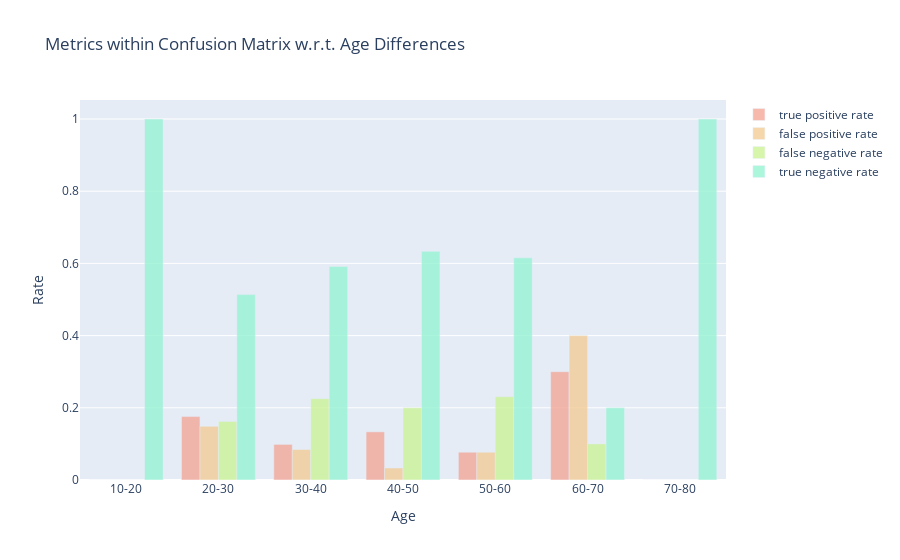

Here is the notebook cell this chart was saved with:
### Code cell
# visualize the results
fig = go.Figure()
fig.add_trace(go.Bar(
    x=list(tpr_age.keys()),
    y=list(tpr_age.values()),
    marker_color='#F3A291',
    opacity=0.75,
    name='true positive rate'
))
fig.add_trace(go.Bar(
    x=list(fpr_age.keys()),
    y=list(fpr_age.values()),
    marker_color='#F3CA91',
    opacity=0.75,
    name='false positive rate'
))
fig.add_trace(go.Bar(
    x=list(fnr_age.keys()),
    y=list(fnr_age.values()),
    marker_color='#CAF391',
    opacity=0.75,
    name='false negative rate'
))
fig.add_trace(go.Bar(
    x=list(tnr_age.keys()),
    y=list(tnr_age.values()),
    marker_color='#91F3D1',
    opacity=0.75,
    name='true negative rate'
))
fig.update_layout(
    title_text='Metrics within Confusion Matrix w.r.t. Age Differences',
    xaxis_title='Age',
    yaxis_title='Rate'
)
# fig.write_image('../results/separation-age.png', scale=2)
fig.show()

### Figure 1 — Plotly figure (JSON) as saved in the notebook; plotly's stock layout.template omitted (floating-point values rounded to 4 significant figures)
{"data": [{"marker": {"color": "#F3A291"}, "name": "true positive rate", "opacity": 0.75, "type": "bar", "x": ["10-20", "20-30", "30-40", "40-50", "50-60", "60-70", "70-80"], "y": [0, 0.1757, 0.09859, 0.1333, 0.07692, 0.3, 0]}, {"marker": {"color": "#F3CA91"}, "name": "false positive rate", "opacity": 0.75, "type": "bar", "x": ["10-20", "20-30", "30-40", "40-50", "50-60", "60-70", "70-80"], "y": [0, 0.1486, 0.08451, 0.03333, 0.07692, 0.4, 0]}, {"marker": {"color": "#CAF391"}, "name": "false negative rate", "opacity": 0.75, "type": "bar", "x": ["10-20", "20-30", "30-40", "40-50", "50-60", "60-70", "70-80"], "y": [0, 0.1622, 0.2254, 0.2, 0.2308, 0.1, 0]}, {"marker": {"color": "#91F3D1"}, "name": "true negative rate", "opacity": 0.75, "type": "bar", "x": ["10-20", "20-30", "30-40", "40-50", "50-60", "60-70", "70-80"], "y": [1, 0.5135, 0.5915, 0.6333, 0.6154, 0.2, 1]}], "layout": {"title": {"text": "Metrics within Confusion Matrix w.r.t. Age Differences"}, "xaxis": {"title": {"text": "Age"}}, "yaxis": {"title": {"text": "Rate"}}}}
